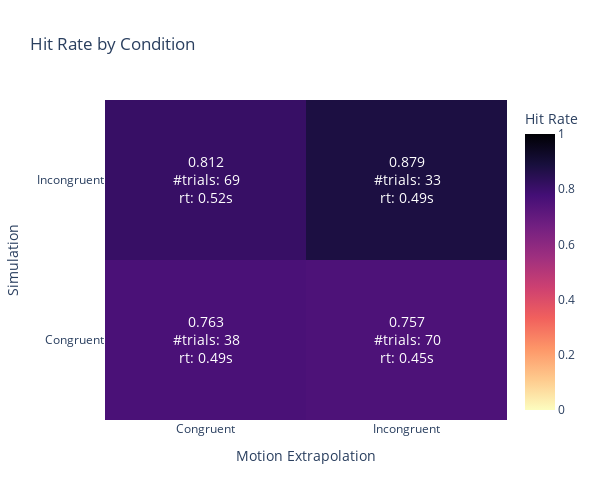

The code cell stored with this chart in its notebook:
### Code cell
# for this_name in all_sub_names:
    # wie = get_data(subject=f"sub-{this_name}", task="ball_hue")
wie = allen

# Get hit rates for each condition
# simc_xpolc = get_hit_rate(df=wie, sim_con=True, expol_con=True, return_df=True)["accuracy"]
# simc_xpoli = get_hit_rate(df=wie, sim_con=True, expol_con=False, return_df=True)["accuracy"]
# simi_xpolc = get_hit_rate(df=wie, sim_con=False, expol_con=True, return_df=True)["accuracy"]
# simi_xpoli = get_hit_rate(df=wie, sim_con=False, expol_con=False, return_df=True)["accuracy"]

simc_xpolc = get_precision(df=wie, sim_con=True, expol_con=True, return_df=True)["accuracy"] # WHy doesn't this work?
simc_xpoli = get_precision(df=wie, sim_con=True, expol_con=False, return_df=True)["accuracy"]
simi_xpolc = get_precision(df=wie, sim_con=False, expol_con=True, return_df=True)["accuracy"]
simi_xpoli = get_precision(df=wie, sim_con=False, expol_con=False, return_df=True)["accuracy"]

cc_rt = get_rt(df=wie, sim_con=True, expol_con=True, return_df=False)
ci_rt = get_rt(df=wie, sim_con=True, expol_con=False, return_df=False)
ic_rt = get_rt(df=wie, sim_con=False, expol_con=True, return_df=False)
ii_rt = get_rt(df=wie, sim_con=False, expol_con=False, return_df=False)

print(f"Subject missed {get_false_negatives(wie)} trials")
# print(f"simc_xpolc: {simc_xpolc.mean()}, simc_xpoli: {simc_xpoli.mean()}, simi_xpolc: {simi_xpolc.mean()}, simi_xpoli: {simi_xpoli.mean()}")

# Create data for the 2x2 heatmap
z_values = [[simc_xpolc.mean(), simc_xpoli.mean()], 
            [simi_xpolc.mean(), simi_xpoli.mean()]]

# Create a figure with subplot for heatmap
fig = go.Figure()

# Add heatmap
fig.add_trace(go.Heatmap(
    z=z_values,
    x=['Congruent', 'Incongruent'],
    y=['Congruent', 'Incongruent'],
    text=[[f"{simc_xpolc.mean():.3f}<br>#trials: {len(simc_xpolc)}<br>rt: {cc_rt:.2f}s", f"{simc_xpoli.mean():.3f}<br>#trials: {len(simc_xpoli)}<br>rt: {ci_rt:.2f}s"], 
        [f"{simi_xpolc.mean():.3f}<br>#trials: {len(simi_xpolc)}<br>rt: {ic_rt:.2f}s", f"{simi_xpoli.mean():.3f}<br>#trials: {len(simi_xpoli)}<br>rt: {ii_rt:.2f}s"]],
    texttemplate="%{text}",
    textfont={"size":14},
    colorscale="magma_r",
    showscale=True,
    colorbar=dict(title="Hit Rate"),
    zmin=0,  # Set minimum value for the color scale
    zmax=1   # Set maximum value for the color scale
))

# Update layout
fig.update_layout(
    title=f"Hit Rate by Condition",
    xaxis=dict(title="Motion Extrapolation", side="bottom"),
    yaxis=dict(title="Simulation"),
    width=600,
    height=500
)

# Show the figure
fig.show()

### Figure 1 — Plotly figure (JSON) as saved in the notebook; plotly's stock layout.template omitted (floating-point values rounded to 4 significant figures)
{"data": [{"colorbar": {"title": {"text": "Hit Rate"}}, "colorscale": [[0, "#fcfdbf"], [0.1111, "#feca8d"], [0.2222, "#fd9668"], [0.3333, "#f1605d"], [0.4444, "#cd4071"], [0.5556, "#9e2f7f"], [0.6667, "#721f81"], [0.7778, "#440f76"], [0.8889, "#180f3d"], [1, "#000004"]], "showscale": true, "text": [["0.763<br>#trials: 38<br>rt: 0.49s", "0.757<br>#trials: 70<br>rt: 0.45s"], ["0.812<br>#trials: 69<br>rt: 0.52s", "0.879<br>#trials: 33<br>rt: 0.49s"]], "textfont": {"size": 14}, "texttemplate": "%{text}", "type": "heatmap", "x": ["Congruent", "Incongruent"], "y": ["Congruent", "Incongruent"], "z": [[0.7632, 0.7571], [0.8116, 0.8788]], "zmax": 1, "zmin": 0}], "layout": {"height": 500, "title": {"text": "Hit Rate by Condition"}, "width": 600, "xaxis": {"side": "bottom", "title": {"text": "Motion Extrapolation"}}, "yaxis": {"title": {"text": "Simulation"}}}}
